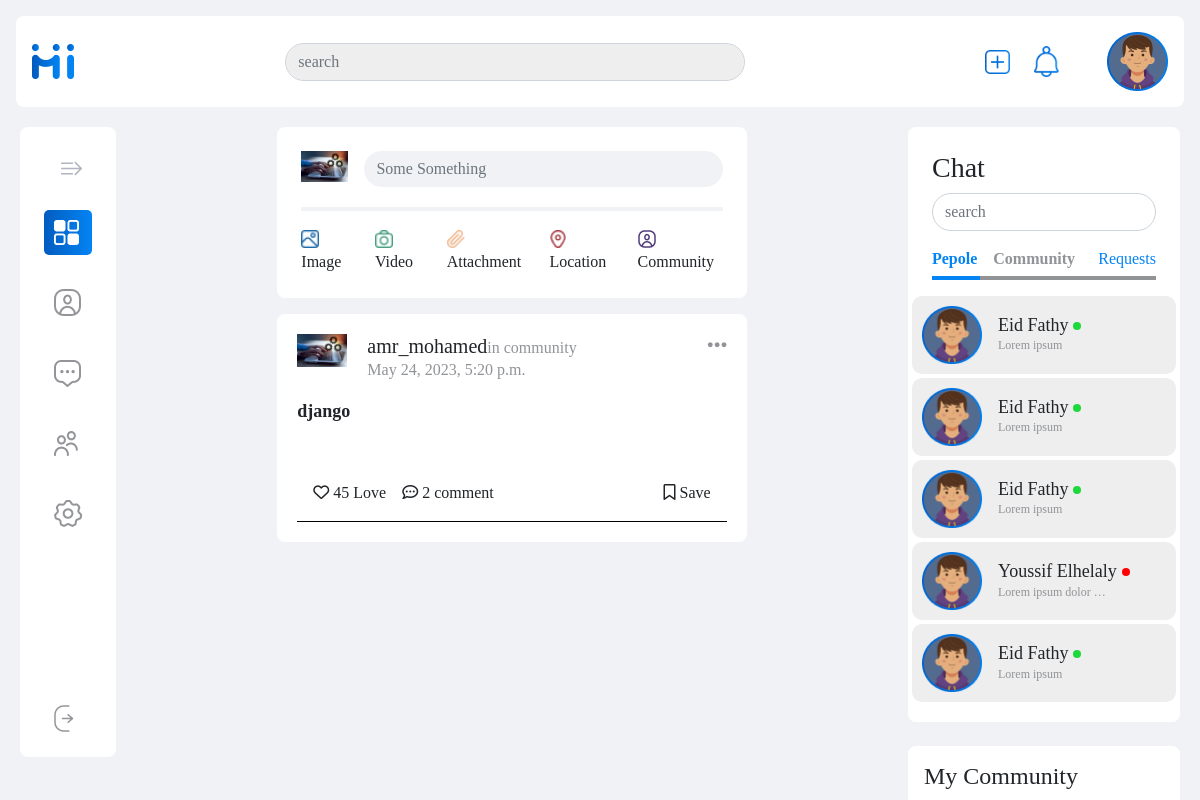
Before: /accounts/home/ (signed in) with the older database file.
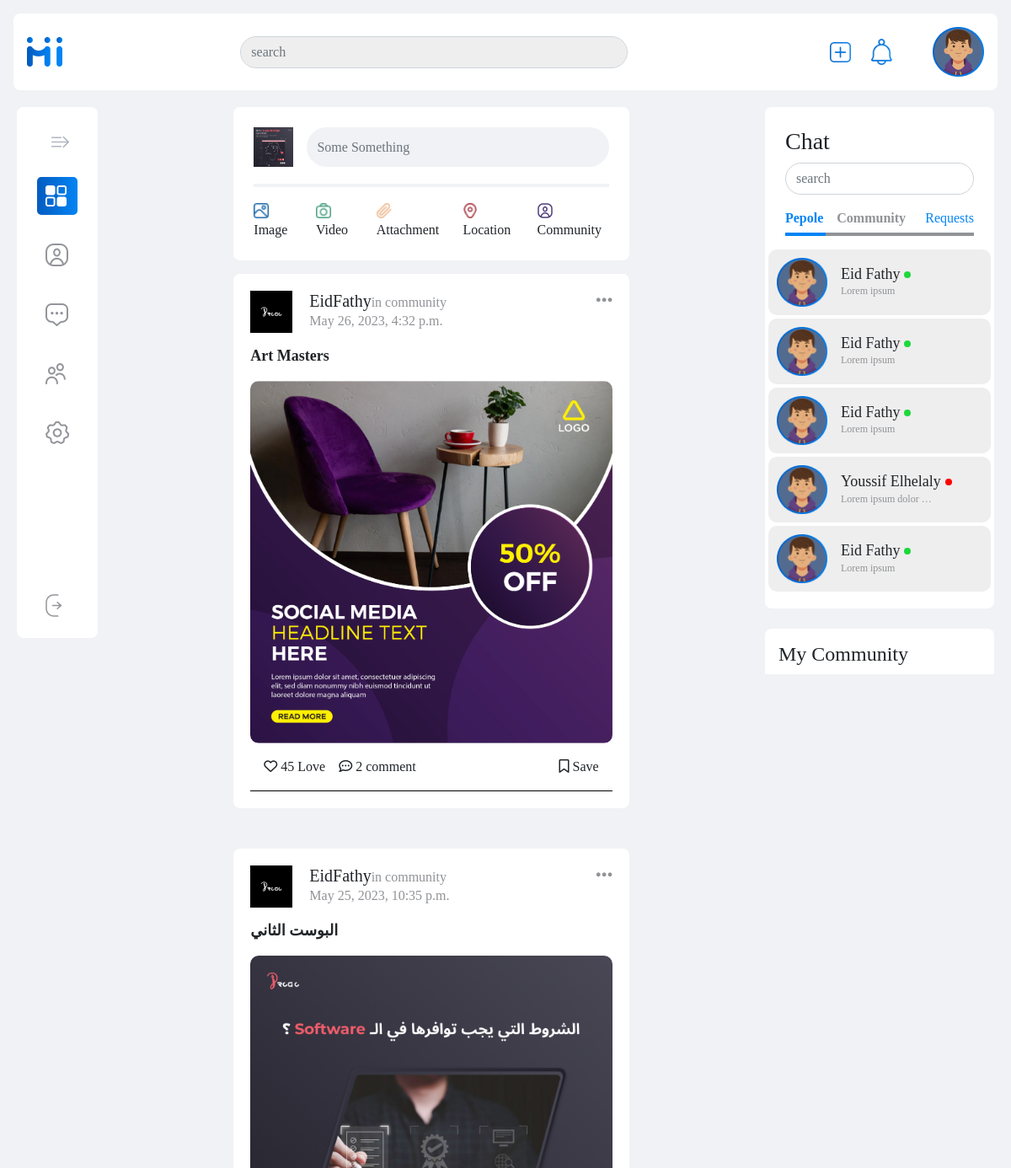
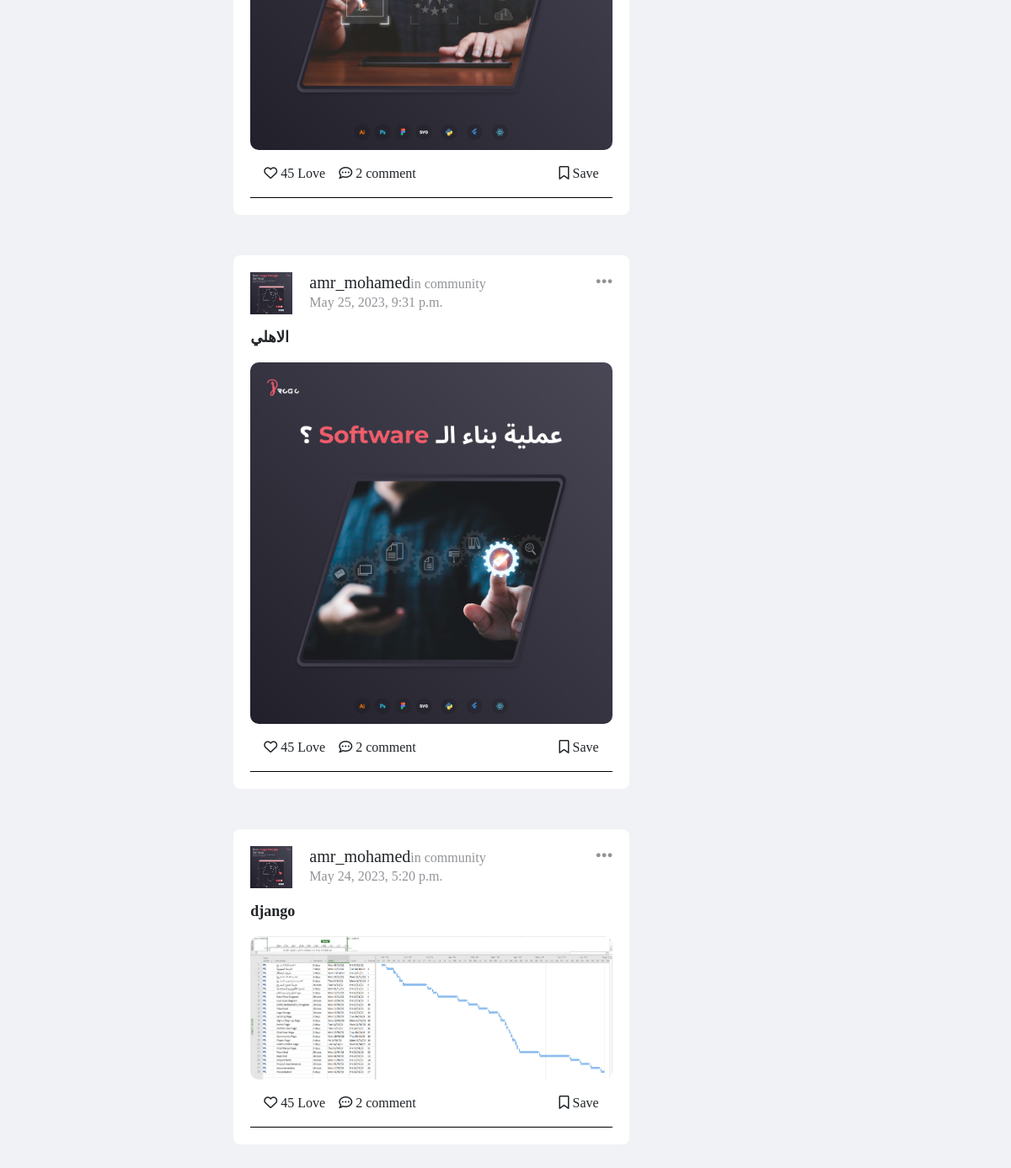
After: the same page with the newer database file (2 pictures, top to bottom).
### accounts/models.py (models this page shows, shortened)
class UserProfile(models.Model):
    user = models.ForeignKey(User, on_delete=models.CASCADE, null=True, blank=True)
    image = models.ImageField(upload_to=image_user, null=True)
    phone_number = models.CharField(max_length=15,)
    birth_day = models.DateField(auto_now_add=False, null=True)
    type = models.CharField(max_length=7, choices=GENDER_CHOICES)
    address = models.CharField(max_length = 50, blank = True, null = True)
    country = models.CharField(max_length=15,)
    area = models.CharField(max_length=10,)
    education = models.CharField(max_length=30,)
    job_tite = models.CharField(max_length=15,)
    about_me = models.TextField(max_length=1000, null=True,)
    published_at = models.DateTimeField(auto_now=True)
    interest = models.ManyToManyField(Interest, related_name='interests')
    def __str__(self) -> str:
        return self.user.username if self.user else 'No User'

class User(AbstractUser):
    role = models.CharField(max_length=20, null=True, choices=CHOICES_ROLE)
    username = models.CharField(max_length=30, unique=True)
    first_name = models.CharField(max_length=30, unique=False)
    last_name = models.CharField(max_length=30, unique=False)
    email = models.EmailField(_('email address'), max_length=254, unique=True, null=True, blank=True)
    class Meta(AbstractUser.Meta):
        swappable = 'AUTH_USER_MODEL'

### posts/models.py (models this page shows, shortened)
class Post(models.Model):
    creater = models.ForeignKey(UserProfile, on_delete=models.CASCADE, related_name="createdpost")
    description = models.CharField(max_length=500)
    image = models.ImageField(upload_to=image_post_user)
    created_at = models.DateTimeField(default=datetime.now)
    tags = models.CharField(max_length=100, blank=True)

### accounts/views.py (the view)
# urls.py: path('home/', home, name='home'),
@login_required
def home(request):
    profile = get_object_or_404(UserProfile, user=request.user)
    post_list_all = list(Post.objects.all()) + list(PostPlaces.objects.all())
    context = {'profile': profile, 'posts': post_list_all}
    return render(request, 'home.html', context)

### accounts/templates/home.html (shortened to what this page needs)
{% load static %}
<!DOCTYPE html>
<html lang="en">
<head>
    <link rel="stylesheet" href="{% static 'css/bootstrap.min.css' %}">
    <link rel="stylesheet" href="https://cdnjs.cloudflare.com/ajax/libs/font-awesome/6.4.0/css/all.min.css"
 />
    <link rel="stylesheet" href="{% static 'css/style.css' %}">
</head>
<body>
    <nav class="navbar ">
        <div class="container-fluid bg-white my-2 mx-3 rounded-3 p-3">
            <div class="row align-items-center justify-content-between">
                <div class="col-md-2 special" id="specialNav">
                    <div class="nav-brand">
                        <img src="{% static 'img/HI LOGO 1.png' %}" alt="Logo mi community">
                    </div>
                </div>
                <div class="col-md-5">
                    <div class="search">
                        <input type="search" class="form-control rounded-pill" id="SearchNav" placeholder="search">
                    </div>
                </div>
                <div class="col-md-3">
                    <div class="profile-info d-flex gap-5 justify-content-end align-items-center">
                        <ul class="d-flex gap-4 align-items-center position-relative">
                            <li><img src="{% static 'img/Add.png' %}" alt="" class="img-fluid"></li>
                            <li class="notifi" id="notifi">
                                <div class="img d-flex align-items-center gap-2">
                                    <img src="{% static 'img/notifiction.png' %}" alt="" class="img-fluid">
                                </div>
                            </li>
                        </ul>
                        <div class="profileIMG">
                            <img src="{% static 'img/Group 2984.png' %}" alt="profile photo">
                        </div>
                    </div>
                </div>
            </div>
        </div>
    </nav>
    <section class="home p-2">
        <div class="container-fluid">
            <div class="row justify-content-between">
                <div class="col-md-2 special" id="special">
                    <div class="leftSide bg-white  p-4 rounded-3">
                        <div class="head mb-4">
                            <img src="{% static 'img/arrow-right-svgrepo-com 1.png' %}" alt="menu icon">
                        </div>
                        <ul class="d-flex flex-column justify-content-between">
                            <div class="upper d-flex flex-column gap-4">
                                <li><a class="leftSideOption active" href="#"><img src="{% static 'img/Vector.png' %}" alt="">
                                        <span>Home</span></a></li>
                                <li><a href="{% url 'accounts:userprofile' profile_id=profile.id %}" class="leftSideOption"><img src="{% static 'img/Icon.png' %}"
                                            alt=""><span>Profile</span></a></li>
                                <li><a href="#" class="leftSideOption"><img src="{% static 'img/chat.png' %}"
                                            alt=""><span>Chat</span></a></li>
                                <li><a href="{% url 'community:community' %}" class="leftSideOption"><img src="{% static 'img/community.png' %}"
                                            alt=""><span>Community</span></a>
                                </li>
                                <li><a href="#" class="leftSideOption"><img src="{% static 'img/setting.png' %}"
                                            alt=""><span>Setting</span></a></li>
                            </div>
                            <div class="down">
                                <li><a href="{% url 'accounts:logout' %}" class="leftSideOption"><img src="{% static 'img/logOut.png' %}"
                                            alt=""><span>logout</span></a>
                                </li>
                            </div>
                        </ul>
                    </div>
                </div>
                <div class="col-md-5">
                    <div class="middle">
                        <form class="createPost bg-white rounded-3 p-4 mb-3">
                            <div class="head d-flex gap-3">
                                <div class="img"><img src="{{ profile.image.url }}" alt="user photo"
                                        class="img-fluid"></div>
                                <input type="text" class="form-control rounded-pill" id="CreatePost"
                                    placeholder="Some Something">
                            </div>
                            <div class="media">
                                <ul>
                                    <li>
                                        <div class="img">
                                            <img src="{% static 'img/picture 1.png' %}" alt="photo icon">
                                            <span>Image</span>
                                        </div>
                                    </li>
                                    <li>
                                        <div class="img">
                                            <img src="{% static 'img/camera 1.png' %}" alt="photo icon">
                                            <span>Video</span>
                                        </div>
                                    </li>
                                    <li>
                                        <div class="img">
                                            <img src="{% static 'img/paper.png' %}" alt="photo icon">
                                            <span>Attachment</span>
                                        </div>
                                    </li>
                                    <li>
                                        <div class="img">
                                            <img src="{% static 'img/LocationPost.png' %}" alt="photo icon">
                                            <span>Location</span>
                                        </div>
                                    </li>
                                    <li>
                                        <div class="img">
                                            <img src="{% static 'img/communityPost.png' %}" alt="photo icon">
                                            <span>Community</span>
                                        </div>
                                    </li>
                                </ul>
                            </div>
                        </form>
                        <div class="posts_wrapper">
                            {% for post in posts reversed  %}
                            <div class="post bg-white rounded-3 mb-5">
                                <div class="headPost d-flex justify-content-between">
                                    <div class="info d-flex">
                                        <div class="img"><img src="{{ post.creater.image.url }}" alt=""
                                                class="img-fluid">
                                        </div>
                                        <div class="details">
                                            <h2>{{post.creater}}<span>in community</span></h2>
                                            <p>{{post.created_at}}</p>
                                        </div>
                                    </div>
                                    <div class="options">
                                        <i class="fa-solid fa-ellipsis" id="PostOptionBTN"></i>
                                    </div>
                                </div>
                                <div class="captionPost">
                                    <p>{{post.description}}</p>
                                </div>
                                <div class="mediaPost">
                                    <img src="{{ post.image.url }}" alt="" class="img-fluid">
                                </div>
                                <div class="actionPost m-3 d-flex justify-content-between">
                                    <div class="reaction">
                                        <ul class=" d-flex gap-3">
                                            <li class="love" id="lovePostParent"><i id="lovePost"
                                                    class="fa-regular fa-heart"></i>
                                                <span>45</span> Love
                                            </li>
                                            <li class="comment" id="commentPostParent"><i
                                                    class="fa-regular fa-comment-dots"></i> <span>2</span>
                                                comment</li>
                                        </ul>
                                    </div>
                                    <div class="save" id="savePostParent"><i id="savePost"
                                            class="fa-regular fa-bookmark"></i> Save</div>
                                </div>
                                <div class="commentSection" id="commentSection">
                                </div>
                            </div>
                            {% endfor %}
                        </div>
                    </div>
                </div>
                <div class="col-md-3">
                    <div class="rightSide">
                        <div class="chat bg-white rounded-3 pb-3">
                            <h3 class="p-4 pb-0">Chat</h3>
                            <form action="#" class="form px-4">
                                <input type="search" class="form-control rounded-pill" id="SearchNav"
                                    placeholder="search">
                            </form>
                            <ul class="d-flex justify-content-between my-3 mx-4">
                                <div class="sort d-flex gap-3">
                                    <li class="active">Pepole</li>
                                    <li>Community</li>
                                </div>
                                <a href="#">Requests</a>
                            </ul>
                            <div class="friend_wrapper mt-3">
                                <div class="friend d-flex gap-3 align-items-center m-1">
                                    <div class="img">
                                        <img src="{% static 'img/Group 2984.png' %}" class="img-fluid" alt="">
                                    </div>
                                    <div class="info">
                                        <h4>Eid Fathy <span class="online"></span></h4>
                                        <p>Lorem ipsum </p>
                                    </div>
                                </div>
                                <div class="friend d-flex gap-3 align-items-center m-1">
                                    <div class="img">
                                        <img src="{% static 'img/Group 2984.png' %}" class="img-fluid" alt="">
                                    </div>
                                    <div class="info">
                                        <h4>Eid Fathy <span class="online"></span></h4>
                                        <p>Lorem ipsum </p>
                                    </div>
                                </div>
                                <div class="friend d-flex gap-3 align-items-center m-1">
                                    <div class="img">
                                        <img src="{% static 'img/Group 2984.png' %}" class="img-fluid" alt="">
                                    </div>
                                    <div class="info">
                                        <h4>Eid Fathy <span class="online"></span></h4>
                                        <p>Lorem ipsum </p>
                                    </div>
                                </div>
                                <div class="friend d-flex gap-3 align-items-center m-1">
                                    <div class="img">
                                        <img src="{% static 'img/Group 2984.png' %}" class="img-fluid" alt="">
                                    </div>
                                    <div class="info">
                                        <h4>Youssif Elhelaly <span class="offline"></span></h4>
                                        <p>Lorem ipsum dolor sit amet consectetur adipisicing elit. Cum atque tempora
                                            velit
                                            soluta fuga reprehenderit nostrum corrupti natus consequatur. Unde dolor
                                            perspiciatis velit id sequi ab quos odio tenetur totam. </p>
                                    </div>
                                </div>
                                <div class="friend d-flex gap-3 align-items-center m-1">
                                    <div class="img">
                                        <img src="{% static 'img/Group 2984.png' %}" class="img-fluid" alt="">
                                    </div>
                                    <div class="info">
                                        <h4>Eid Fathy <span class="online"></span></h4>
                                        <p>Lorem ipsum </p>
                                    </div>
                                </div>
                            </div>
                        </div>
                        <div class="myCommunity_wrapper bg-white rounded-3 pb-3 mt-4">
                            <h4 class="p-3">My Community</h4>
                        </div>
                    </div>
                </div>
            </div>
        </div>
    </section>
</body>
</html>

Changed rows visible on the page:
changed UserProfile: image: a different picture
added Post: creater.image (picture), creater "EidFathy", created_at "May 26, 2023, 4:32 p.m.", description "Art Masters", image (picture)
added Post: creater.image (picture), creater "EidFathy", created_at "May 25, 2023, 10:35 p.m.", description "البوست الثاني", image (picture)
added Post: creater.image (picture), creater "amr_mohamed", created_at "May 25, 2023, 9:31 p.m.", description "الاهلي", image (placeholder picture)
changed Post "django": creater.image: a different picture; image: picture added
